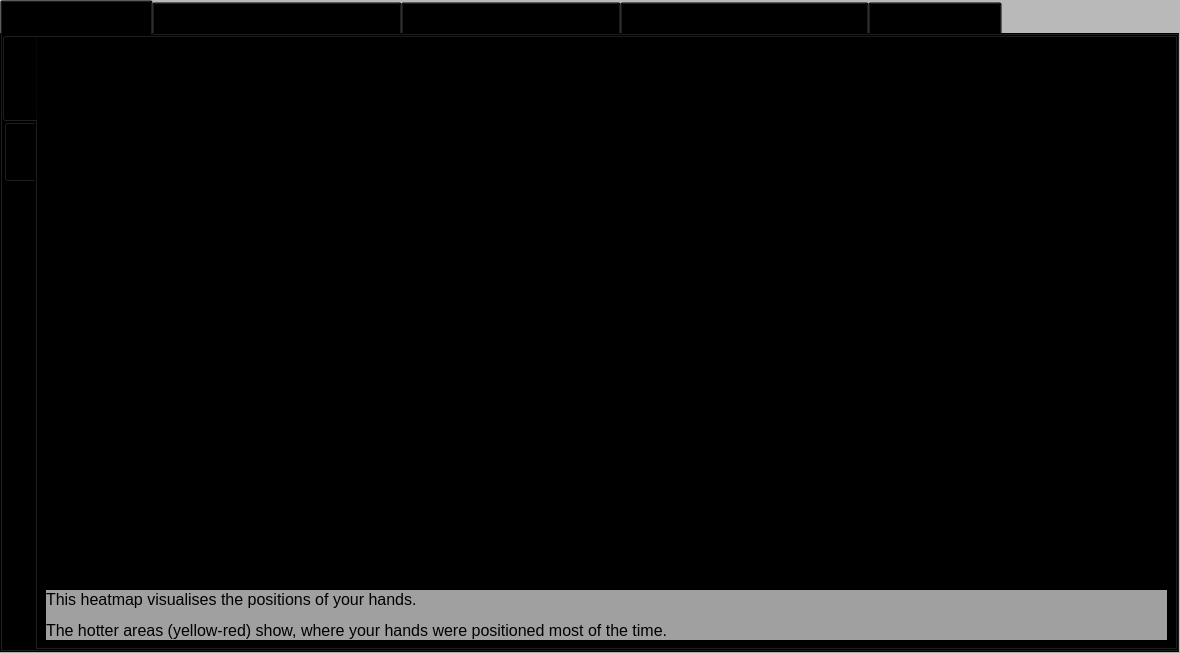
<?xml version="1.0" encoding="UTF-8"?>
<ui version="4.0">
 <class>Form</class>
 <widget class="QWidget" name="Form">
  <property name="geometry">
   <rect>
    <x>0</x>
    <y>0</y>
    <width>1180</width>
    <height>653</height>
   </rect>
  </property>
  <property name="windowTitle">
   <string>Form</string>
  </property>
  <property name="styleSheet">
   <string notr="true">background-color: rgb(185, 185, 185);</string>
  </property>
  <layout class="QVBoxLayout" name="verticalLayout">
   <property name="leftMargin">
    <number>0</number>
   </property>
   <property name="topMargin">
    <number>0</number>
   </property>
   <property name="rightMargin">
    <number>0</number>
   </property>
   <property name="bottomMargin">
    <number>0</number>
   </property>
   <item>
    <widget class="QTabWidget" name="tabWidget">
     <property name="font">
      <font>
       <pointsize>14</pointsize>
      </font>
     </property>
     <property name="styleSheet">
      <string notr="true">background-color: rgba(0,0,0,0%)</string>
     </property>
     <property name="currentIndex">
      <number>0</number>
     </property>
     <property name="iconSize">
      <size>
       <width>40</width>
       <height>40</height>
      </size>
     </property>
     <property name="usesScrollButtons">
      <bool>false</bool>
     </property>
     <widget class="QWidget" name="handPositionTab">
      <property name="sizePolicy">
       <sizepolicy hsizetype="Expanding" vsizetype="Expanding">
        <horstretch>0</horstretch>
        <verstretch>0</verstretch>
       </sizepolicy>
      </property>
      <attribute name="title">
       <string>Hand Positions</string>
      </attribute>
      <layout class="QVBoxLayout" name="verticalLayout_2">
       <property name="sizeConstraint">
        <enum>QLayout::SetNoConstraint</enum>
       </property>
       <property name="leftMargin">
        <number>0</number>
       </property>
       <property name="topMargin">
        <number>0</number>
       </property>
       <property name="rightMargin">
        <number>0</number>
       </property>
       <property name="bottomMargin">
        <number>0</number>
       </property>
       <item>
        <widget class="QTabWidget" name="handPositionTabChild">
         <property name="font">
          <font>
           <pointsize>14</pointsize>
          </font>
         </property>
         <property name="tabPosition">
          <enum>QTabWidget::West</enum>
         </property>
         <property name="currentIndex">
          <number>0</number>
         </property>
         <widget class="QWidget" name="handPositionGraphTab">
          <property name="sizePolicy">
           <sizepolicy hsizetype="Expanding" vsizetype="Expanding">
            <horstretch>0</horstretch>
            <verstretch>0</verstretch>
           </sizepolicy>
          </property>
          <property name="font">
           <font>
            <pointsize>8</pointsize>
           </font>
          </property>
          <attribute name="title">
           <string>Graphs</string>
          </attribute>
          <layout class="QVBoxLayout" name="verticalLayout_11">
           <item>
            <widget class="QLabel" name="handImage">
             <property name="sizePolicy">
              <sizepolicy hsizetype="MinimumExpanding" vsizetype="MinimumExpanding">
               <horstretch>0</horstretch>
               <verstretch>0</verstretch>
              </sizepolicy>
             </property>
             <property name="font">
              <font>
               <pointsize>12</pointsize>
              </font>
             </property>
             <property name="text">
              <string>&lt;html&gt;&lt;head/&gt;&lt;body&gt;&lt;p&gt;&lt;span style=&quot; font-size:12pt;&quot;&gt;no hand position graph found&lt;/span&gt;&lt;/p&gt;&lt;/body&gt;&lt;/html&gt;</string>
             </property>
             <property name="alignment">
              <set>Qt::AlignCenter</set>
             </property>
            </widget>
           </item>
           <item>
            <widget class="QLabel" name="handImageExplanation">
             <property name="font">
              <font>
               <pointsize>12</pointsize>
              </font>
             </property>
             <property name="styleSheet">
              <string notr="true">background-color: rgb(160, 160, 160);</string>
             </property>
             <property name="text">
              <string>&lt;html&gt;&lt;head/&gt;&lt;body&gt;&lt;p&gt;This heatmap visualises the positions of your hands.&lt;/p&gt;&lt;p&gt;The hotter areas (yellow-red) show, where your hands were positioned most of the time.&lt;/p&gt;&lt;/body&gt;&lt;/html&gt;</string>
             </property>
             <property name="textInteractionFlags">
              <set>Qt::NoTextInteraction</set>
             </property>
            </widget>
           </item>
          </layout>
         </widget>
         <widget class="QWidget" name="handPositionTipsTab">
          <property name="font">
           <font>
            <pointsize>10</pointsize>
           </font>
          </property>
          <attribute name="title">
           <string>Tips</string>
          </attribute>
          <layout class="QVBoxLayout" name="verticalLayout_12">
           <item>
            <widget class="QLabel" name="handsText">
             <property name="font">
              <font>
               <pointsize>12</pointsize>
              </font>
             </property>
             <property name="text">
              <string>&lt;html&gt;&lt;head/&gt;&lt;body&gt;&lt;p&gt;&lt;span style=&quot; font-size:12pt;&quot;&gt;no hand position text found&lt;/span&gt;&lt;/p&gt;&lt;/body&gt;&lt;/html&gt;</string>
             </property>
             <property name="textFormat">
              <enum>Qt::AutoText</enum>
             </property>
             <property name="alignment">
              <set>Qt::AlignLeading|Qt::AlignLeft|Qt::AlignTop</set>
             </property>
             <property name="wordWrap">
              <bool>true</bool>
             </property>
             <property name="textInteractionFlags">
              <set>Qt::NoTextInteraction</set>
             </property>
            </widget>
           </item>
          </layout>
         </widget>
        </widget>
       </item>
      </layout>
     </widget>
     <widget class="QWidget" name="faceExpressionTab">
      <property name="sizePolicy">
       <sizepolicy hsizetype="Expanding" vsizetype="Expanding">
        <horstretch>0</horstretch>
        <verstretch>0</verstretch>
       </sizepolicy>
      </property>
      <attribute name="title">
       <string>Facial Expression Analysis</string>
      </attribute>
      <layout class="QHBoxLayout" name="horizontalLayout">
       <property name="leftMargin">
        <number>0</number>
       </property>
       <property name="topMargin">
        <number>0</number>
       </property>
       <property name="rightMargin">
        <number>0</number>
       </property>
       <property name="bottomMargin">
        <number>0</number>
       </property>
       <item>
        <widget class="QTabWidget" name="faceExpressionTabChild">
         <property name="font">
          <font>
           <pointsize>14</pointsize>
          </font>
         </property>
         <property name="tabPosition">
          <enum>QTabWidget::West</enum>
         </property>
         <property name="currentIndex">
          <number>0</number>
         </property>
         <widget class="QWidget" name="facialExpressionGRaphTab">
          <property name="sizePolicy">
           <sizepolicy hsizetype="Expanding" vsizetype="Expanding">
            <horstretch>0</horstretch>
            <verstretch>0</verstretch>
           </sizepolicy>
          </property>
          <attribute name="title">
           <string>Graphs</string>
          </attribute>
          <layout class="QHBoxLayout" name="horizontalLayout_3">
           <item>
            <widget class="QLabel" name="faceExpressionScatter">
             <property name="font">
              <font>
               <pointsize>12</pointsize>
              </font>
             </property>
             <property name="text">
              <string>&lt;html&gt;&lt;head/&gt;&lt;body&gt;&lt;p&gt;&lt;span style=&quot; font-size:12pt;&quot;&gt;no facial expression pie chart found&lt;/span&gt;&lt;/p&gt;&lt;/body&gt;&lt;/html&gt;</string>
             </property>
             <property name="alignment">
              <set>Qt::AlignCenter</set>
             </property>
            </widget>
           </item>
           <item>
            <widget class="QLabel" name="faceExpressionPieChart">
             <property name="font">
              <font>
               <pointsize>12</pointsize>
              </font>
             </property>
             <property name="text">
              <string>&lt;html&gt;&lt;head/&gt;&lt;body&gt;&lt;p&gt;&lt;span style=&quot; font-size:12pt;&quot;&gt;no facial expression scatter graph found&lt;/span&gt;&lt;/p&gt;&lt;/body&gt;&lt;/html&gt;</string>
             </property>
             <property name="alignment">
              <set>Qt::AlignCenter</set>
             </property>
            </widget>
           </item>
          </layout>
         </widget>
         <widget class="QWidget" name="facialExpressionTipsTab">
          <property name="sizePolicy">
           <sizepolicy hsizetype="Expanding" vsizetype="Expanding">
            <horstretch>0</horstretch>
            <verstretch>0</verstretch>
           </sizepolicy>
          </property>
          <attribute name="title">
           <string>Tips</string>
          </attribute>
          <layout class="QVBoxLayout" name="verticalLayout_7">
           <item>
            <widget class="QLabel" name="faceExpressionTips">
             <property name="font">
              <font>
               <pointsize>12</pointsize>
              </font>
             </property>
             <property name="text">
              <string>&lt;html&gt;&lt;head/&gt;&lt;body&gt;&lt;p&gt;&lt;span style=&quot; font-size:12pt;&quot;&gt;no facial expression text found&lt;/span&gt;&lt;/p&gt;&lt;/body&gt;&lt;/html&gt;</string>
             </property>
             <property name="alignment">
              <set>Qt::AlignLeading|Qt::AlignLeft|Qt::AlignTop</set>
             </property>
             <property name="wordWrap">
              <bool>true</bool>
             </property>
             <property name="textInteractionFlags">
              <set>Qt::NoTextInteraction</set>
             </property>
            </widget>
           </item>
          </layout>
         </widget>
        </widget>
       </item>
      </layout>
     </widget>
     <widget class="QWidget" name="textEmotionTab">
      <property name="sizePolicy">
       <sizepolicy hsizetype="Expanding" vsizetype="Expanding">
        <horstretch>0</horstretch>
        <verstretch>0</verstretch>
       </sizepolicy>
      </property>
      <attribute name="title">
       <string>Text Emotions Analysis</string>
      </attribute>
      <layout class="QVBoxLayout" name="verticalLayout_3">
       <item>
        <widget class="QLabel" name="textEmotionText">
         <property name="sizePolicy">
          <sizepolicy hsizetype="Minimum" vsizetype="Minimum">
           <horstretch>0</horstretch>
           <verstretch>0</verstretch>
          </sizepolicy>
         </property>
         <property name="font">
          <font>
           <pointsize>12</pointsize>
          </font>
         </property>
         <property name="styleSheet">
          <string notr="true">background-color: rgb(160, 160, 160);</string>
         </property>
         <property name="text">
          <string/>
         </property>
         <property name="alignment">
          <set>Qt::AlignLeading|Qt::AlignLeft|Qt::AlignTop</set>
         </property>
         <property name="textInteractionFlags">
          <set>Qt::NoTextInteraction</set>
         </property>
        </widget>
       </item>
       <item>
        <widget class="QLabel" name="textEmotionImage">
         <property name="sizePolicy">
          <sizepolicy hsizetype="MinimumExpanding" vsizetype="MinimumExpanding">
           <horstretch>0</horstretch>
           <verstretch>0</verstretch>
          </sizepolicy>
         </property>
         <property name="font">
          <font>
           <pointsize>12</pointsize>
          </font>
         </property>
         <property name="styleSheet">
          <string notr="true">background-color: rgba(0,0,0,0%)</string>
         </property>
         <property name="text">
          <string>&lt;html&gt;&lt;head/&gt;&lt;body&gt;&lt;p&gt;&lt;span style=&quot; font-size:12pt;&quot;&gt;text emotion chart not found&lt;/span&gt;&lt;/p&gt;&lt;/body&gt;&lt;/html&gt;</string>
         </property>
         <property name="alignment">
          <set>Qt::AlignCenter</set>
         </property>
         <property name="textInteractionFlags">
          <set>Qt::NoTextInteraction</set>
         </property>
        </widget>
       </item>
      </layout>
     </widget>
     <widget class="QWidget" name="speechEmotionTab">
      <property name="sizePolicy">
       <sizepolicy hsizetype="Expanding" vsizetype="Expanding">
        <horstretch>0</horstretch>
        <verstretch>0</verstretch>
       </sizepolicy>
      </property>
      <attribute name="title">
       <string>Speech Emotions Analysis</string>
      </attribute>
      <layout class="QVBoxLayout" name="verticalLayout_4">
       <property name="leftMargin">
        <number>0</number>
       </property>
       <property name="topMargin">
        <number>0</number>
       </property>
       <property name="rightMargin">
        <number>0</number>
       </property>
       <property name="bottomMargin">
        <number>0</number>
       </property>
       <item>
        <widget class="QTabWidget" name="speechEmotionTabChild">
         <property name="font">
          <font>
           <pointsize>14</pointsize>
          </font>
         </property>
         <property name="tabPosition">
          <enum>QTabWidget::West</enum>
         </property>
         <property name="currentIndex">
          <number>0</number>
         </property>
         <widget class="QWidget" name="speechEmotionGraphTab">
          <property name="sizePolicy">
           <sizepolicy hsizetype="Expanding" vsizetype="Expanding">
            <horstretch>0</horstretch>
            <verstretch>0</verstretch>
           </sizepolicy>
          </property>
          <attribute name="title">
           <string>Graphs</string>
          </attribute>
          <layout class="QVBoxLayout" name="verticalLayout_8">
           <item>
            <widget class="QLabel" name="speechEmotionImage">
             <property name="font">
              <font>
               <pointsize>12</pointsize>
              </font>
             </property>
             <property name="text">
              <string>&lt;html&gt;&lt;head/&gt;&lt;body&gt;&lt;p&gt;&lt;span style=&quot; font-size:12pt;&quot;&gt;no speech emotions chart found&lt;/span&gt;&lt;/p&gt;&lt;/body&gt;&lt;/html&gt;</string>
             </property>
             <property name="alignment">
              <set>Qt::AlignCenter</set>
             </property>
            </widget>
           </item>
          </layout>
         </widget>
         <widget class="QWidget" name="speechEmotionTipsTab">
          <property name="sizePolicy">
           <sizepolicy hsizetype="Expanding" vsizetype="Expanding">
            <horstretch>0</horstretch>
            <verstretch>0</verstretch>
           </sizepolicy>
          </property>
          <attribute name="title">
           <string>Tips</string>
          </attribute>
          <layout class="QVBoxLayout" name="verticalLayout_9">
           <item>
            <widget class="QLabel" name="speechEmotionText">
             <property name="font">
              <font>
               <pointsize>12</pointsize>
              </font>
             </property>
             <property name="mouseTracking">
              <bool>true</bool>
             </property>
             <property name="text">
              <string>&lt;html&gt;&lt;head/&gt;&lt;body&gt;&lt;p&gt;&lt;span style=&quot; font-size:12pt;&quot;&gt;no speech emotion text found&lt;/span&gt;&lt;/p&gt;&lt;/body&gt;&lt;/html&gt;</string>
             </property>
             <property name="alignment">
              <set>Qt::AlignLeading|Qt::AlignLeft|Qt::AlignTop</set>
             </property>
             <property name="wordWrap">
              <bool>true</bool>
             </property>
             <property name="textInteractionFlags">
              <set>Qt::NoTextInteraction</set>
             </property>
            </widget>
           </item>
          </layout>
         </widget>
        </widget>
       </item>
      </layout>
     </widget>
     <widget class="QWidget" name="wpmTab">
      <property name="sizePolicy">
       <sizepolicy hsizetype="Expanding" vsizetype="Expanding">
        <horstretch>0</horstretch>
        <verstretch>0</verstretch>
       </sizepolicy>
      </property>
      <attribute name="title">
       <string>Speech Rate</string>
      </attribute>
      <layout class="QVBoxLayout" name="verticalLayout_6">
       <item>
        <widget class="QLabel" name="wpmText">
         <property name="font">
          <font>
           <pointsize>12</pointsize>
          </font>
         </property>
         <property name="styleSheet">
          <string notr="true">background-color: rgb(160, 160, 160);</string>
         </property>
         <property name="text">
          <string>&lt;html&gt;&lt;head/&gt;&lt;body&gt;&lt;p&gt;&lt;span style=&quot; font-size:12pt;&quot;&gt;wpm text not found&lt;/span&gt;&lt;/p&gt;&lt;/body&gt;&lt;/html&gt;</string>
         </property>
         <property name="alignment">
          <set>Qt::AlignLeading|Qt::AlignLeft|Qt::AlignTop</set>
         </property>
         <property name="wordWrap">
          <bool>false</bool>
         </property>
         <property name="textInteractionFlags">
          <set>Qt::NoTextInteraction</set>
         </property>
        </widget>
       </item>
       <item>
        <widget class="QLabel" name="wpmImage">
         <property name="sizePolicy">
          <sizepolicy hsizetype="MinimumExpanding" vsizetype="MinimumExpanding">
           <horstretch>0</horstretch>
           <verstretch>0</verstretch>
          </sizepolicy>
         </property>
         <property name="text">
          <string>&lt;html&gt;&lt;head/&gt;&lt;body&gt;&lt;p&gt;&lt;span style=&quot; font-size:12pt;&quot;&gt;wpm graph not found&lt;/span&gt;&lt;/p&gt;&lt;/body&gt;&lt;/html&gt;</string>
         </property>
         <property name="alignment">
          <set>Qt::AlignCenter</set>
         </property>
        </widget>
       </item>
      </layout>
     </widget>
    </widget>
   </item>
  </layout>
 </widget>
 <resources/>
 <connections/>
</ui>
